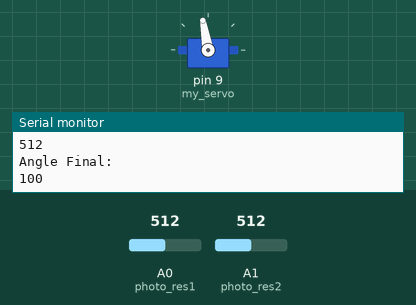
Simulated run of this sketch. Board: Arduino Uno, built with avr-gcc and run on an emulated ATmega328P. Shown: servo, the last lines printed to the serial monitor. The test bench sets the inputs (shaded band); at power-on: A0 (photo_res1) = 512, A1 (photo_res2) = 512.

Above: at 1.3 s.
1.4 s: A0 (photo_res1) set to 599
2.9 s: A0 (photo_res1) set to 627
At 5.1 s:
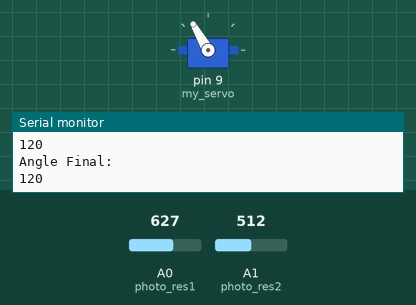
5.9 s: A0 (photo_res1) set to 511
7.8 s: A1 (photo_res2) set to 602
9.3 s: A1 (photo_res2) set to 620
At 10.9 s:
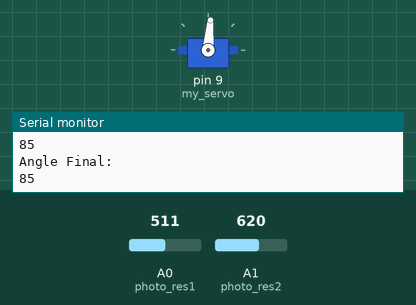
At 12.2 s:
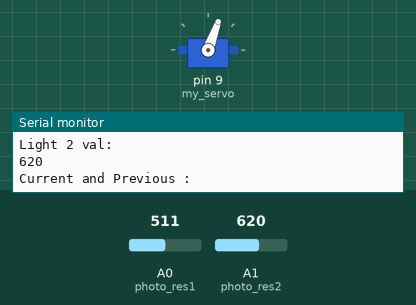
12.3 s: A1 (photo_res2) set to 511
Timing chart, 0 to 15.1 s (numbered marks = the images above; inputs shaded):
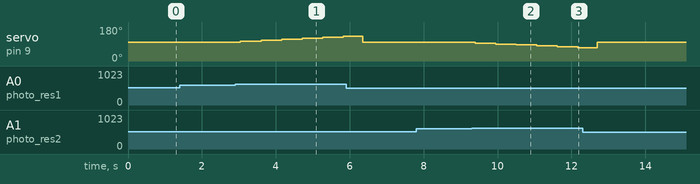

The sketch:

Code3.ino
```cpp
#include <Servo.h>

const int photo_res1 = A0;
const int photo_res2 = A1;

int Normal = 100;
int Previous = 0;
int Current = 0;
// const float Bias = -144.944038;
// const float Weight1 = 0.26921189;
// const float Weight2 = 0.0346417354;


Servo my_servo;
int deg;

void setup() {

  Serial.begin(9600);
  my_servo.attach(9);
  //pinMode(photo_res, INPUT);
  // put your setup code here, to run once:

}

void loop() {
  int p_value1 = analogRead(photo_res1);
  int p_value2 = analogRead(photo_res2);
  Serial.println("Light 1 val: ");
  Serial.println(p_value1);
  Serial.println("Light 2 val: ");
  Serial.println(p_value2);
  int rotation = 0;

  if(abs(p_value1 - p_value2) > 100){
      if(p_value1 > p_value2 && Normal < 150){
        Current = p_value1;

        Serial.println("Current and Previous :");
        Serial.println(Current);
        Serial.println(Previous);

        if(Current < Previous){
          Serial.println("p1 greater");
          Normal = Normal - 5;
          Serial.println("Angle: ");
          Serial.println(Normal);
        }
        else{
          Serial.println("p1 greater");
          Normal = Normal + 5;
          Serial.println("Angle: ");
          Serial.println(Normal);
        }

      }


      if (p_value1 < p_value2 && Normal > 30 ){
        Current = p_value2;

        Serial.println("Current and Previous :");
        Serial.println(Current);
        Serial.println(Previous);

        if(Current < Previous){
          Serial.println("p2 greater");
          Normal = Normal + 5;
          Serial.println("Angle: ");
          Serial.println(Normal);
        }
        else{
          Serial.println("p2 greater");
          Normal = Normal - 5;
          Serial.println("Angle: ");
          Serial.println(Normal);
        }
        Previous = Current;
      }

  }
  else{
    Normal = 100;
    Previous = p_value1;

  }

  my_servo.write(Normal);
  Serial.println("Angle Final: ");
  Serial.println(Normal);
  //my_servo.write(120);
  deg += 1;
  delay(500);
  // put your main code here, to run repeatedly:
}
```

Measured:
- the behaviour switches between 612 and 613 on A0 (photo_res1) (found by bisection; images 0 and 1)
- the behaviour switches between 611 and 612 on A1 (photo_res2) (found by bisection; images 1 and 2)
- after the input at 2.9 s, servo on pin 9 (my_servo): moves from 100° to 130° over 2.8 s, starting after 0.14 s
- after the input at 9.3 s, servo on pin 9 (my_servo): moves from 100° to 70° over 2.8 s, starting after 0.09 s
